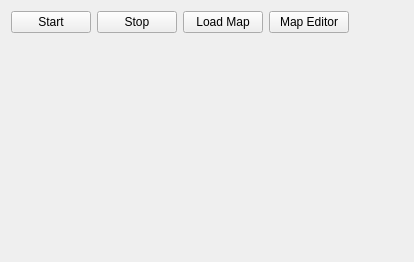
<?xml version="1.0" encoding="UTF-8"?>
<ui version="4.0">
 <class>MainWindow</class>
 <widget class="QMainWindow" name="MainWindow">
  <property name="geometry">
   <rect>
    <x>0</x>
    <y>0</y>
    <width>414</width>
    <height>262</height>
   </rect>
  </property>
  <property name="windowTitle">
   <string>MainWindow</string>
  </property>
  <widget class="QWidget" name="centralWidget">
   <layout class="QHBoxLayout" name="horizontalLayout_2">
    <item>
     <layout class="QVBoxLayout" name="verticalLayout">
      <item>
       <layout class="QHBoxLayout" name="horizontalLayout">
        <item>
         <widget class="QPushButton" name="startButton">
          <property name="text">
           <string>Start</string>
          </property>
         </widget>
        </item>
        <item>
         <widget class="QPushButton" name="stopButton">
          <property name="text">
           <string>Stop</string>
          </property>
         </widget>
        </item>
        <item>
         <widget class="QPushButton" name="loadMapButton">
          <property name="text">
           <string>Load Map</string>
          </property>
         </widget>
        </item>
        <item>
         <widget class="QPushButton" name="mapEditorButton">
          <property name="text">
           <string>Map Editor</string>
          </property>
         </widget>
        </item>
        <item>
         <spacer name="horizontalSpacer">
          <property name="orientation">
           <enum>Qt::Horizontal</enum>
          </property>
          <property name="sizeHint" stdset="0">
           <size>
            <width>40</width>
            <height>20</height>
           </size>
          </property>
         </spacer>
        </item>
       </layout>
      </item>
      <item>
       <widget class="GLWidget" name="widget" native="true">
        <property name="sizePolicy">
         <sizepolicy hsizetype="Preferred" vsizetype="MinimumExpanding">
          <horstretch>0</horstretch>
          <verstretch>0</verstretch>
         </sizepolicy>
        </property>
       </widget>
      </item>
     </layout>
    </item>
   </layout>
  </widget>
 </widget>
 <layoutdefault spacing="6" margin="11"/>
 <customwidgets>
  <customwidget>
   <class>GLWidget</class>
   <extends>QWidget</extends>
   <header>glwidget.h</header>
   <container>1</container>
  </customwidget>
 </customwidgets>
 <resources/>
 <connections/>
</ui>
